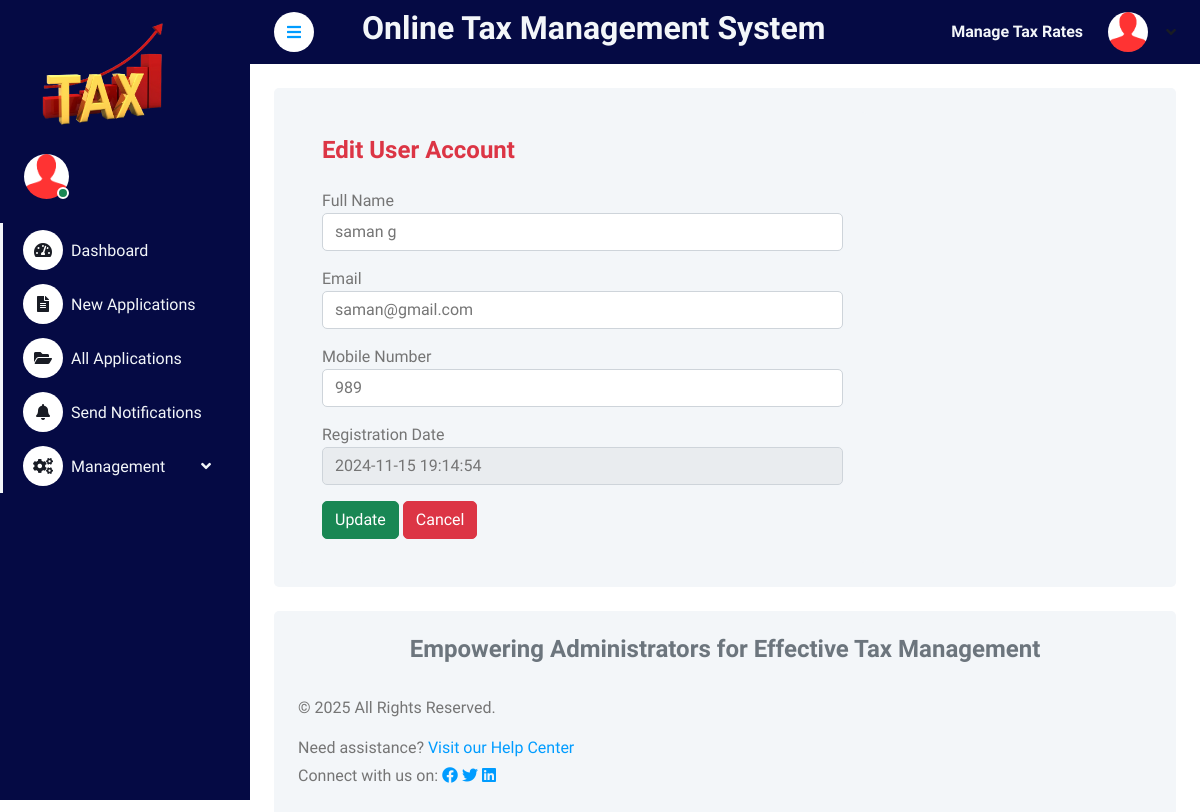
/admin/edituseraccounts.php?id=28 (signed in), run on the app's committed database.
### tables this page shows
CREATE TABLE `tbluser` (
  `ID` int(5) NOT NULL,
  `FullName` varchar(250) DEFAULT NULL,
  `MobileNumber` bigint(10) DEFAULT NULL,
  `Email` varchar(250) DEFAULT NULL,
  `Password` varchar(250) DEFAULT NULL,
  `RegDate` timestamp NULL DEFAULT current_timestamp()
);

### admin/edituseraccounts.php (the view, shortened to what this page needs)
<?php
include('includes/dbconnection.php');
if (isset($_GET['id'])) {
    $user_id = intval($_GET['id']);
    $sql = "SELECT * FROM tbluser WHERE ID = :user_id";
    $query = $dbh->prepare($sql);
    $query->bindParam(':user_id', $user_id, PDO::PARAM_STR);
    $query->execute();
    $result = $query->fetch(PDO::FETCH_OBJ);
}
?>
<!DOCTYPE html>
<html lang="en">
<head>
    <link href="https://cdnjs.cloudflare.com/ajax/libs/font-awesome/5.10.0/css/all.min.css" rel="stylesheet">
    <link href="https://cdn.jsdelivr.net/npm/bootstrap-icons@1.4.1/font/bootstrap-icons.css" rel="stylesheet">
    <link href="css/bootstrap.min.css" rel="stylesheet">
    <link href="css/style.css" rel="stylesheet">
</head>
<body>
    <div class="container-fluid position-relative bg-white d-flex p-0">
        <?php include_once('includes/sidebar.php'); ?>
        <div class="content">
            <?php include_once('includes/header.php'); ?>
            <div class="container-fluid pt-4 px-4">
                <div class="bg-light text-start rounded p-4">
                    <div class="col-sm-12 col-xl-8">
                        <div class="bg-light rounded h-100 p-4">
                            <h4 class="mb-4 text-danger">Edit User Account</h4>
                            <form method="post">
                                <div class="form-group mb-3">
                                    <label>Full Name</label>
                                    <input type="text" class="form-control" name="FullName" value="<?php echo htmlentities($result->FullName); ?>" required>
                                </div>
                                <div class="form-group mb-3">
                                    <label>Email</label>
                                    <input type="email" class="form-control" name="Email" value="<?php echo htmlentities($result->Email); ?>" required>
                                </div>
                                <div class="form-group mb-3">
                                    <label>Mobile Number</label>
                                    <input type="text" class="form-control" name="MobileNumber" value="<?php echo htmlentities($result->MobileNumber); ?>" required>
                                </div>
                                <div class="form-group mb-3">
                                    <label>Registration Date</label>
                                    <input type="text" class="form-control" name="RegDate" value="<?php echo htmlentities($result->RegDate); ?>" readonly>
                                </div>
                                <button type="submit" name="update" class="btn btn-success">Update</button>
                                <a href="mnguaccount.php" class="btn btn-danger">Cancel</a>
                            </form>
                        </div>
                    </div>
                </div>
            </div>
            <?php include_once('includes/footer.php'); ?>
        </div>
    </div>
</body>
</html>

### admin/css/style.css (style rules this page uses)
:root { --primary: #009CFF; --light: #F3F6F9; --dark: #191C24; }
.btn { transition: .5s; }
.content { margin-left: 250px; min-height: 100vh; background: #FFFFFF; transition: 0.5s; }
@media (min-width: 992px) { .content { width: calc(100% - 250px); } }

### data on the page
tbluser: FullName "saman g", Email "saman@gmail.com", MobileNumber "989", RegDate "2024-11-15 19:14:54"
